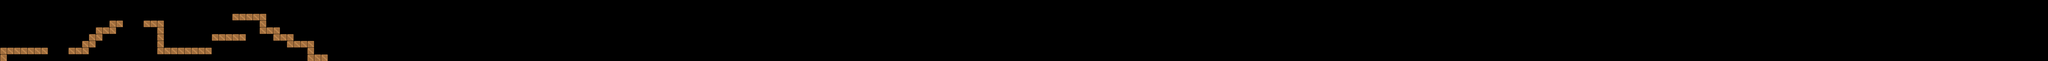

This is a level from a 2D game, rendered from its Tiled map with the project's own tilesets. A one-line summary and the complete map file follow:
An orthogonal 300x9 tile map with 70x70 px tiles, 1 tile layer (Tile Layer 1) and 18 objects (first).

<map version="1.8" tiledversion="1.8.4" orientation="orthogonal" renderorder="right-down" width="300" height="9" tilewidth="70" tileheight="70" infinite="0" nextlayerid="3" nextobjectid="50">
 <editorsettings>
  <export target="map5.js" format="js" />
 </editorsettings>
 <tileset firstgid="1" name="tiles_spritesheet" tilewidth="70" tileheight="70" tilecount="144" columns="12">
  <image source="tiles_spritesheet.png" width="852" height="856" />
 </tileset>
 <layer id="1" name="Tile Layer 1" width="300" height="9">
  <data encoding="csv">
0,0,0,0,0,0,0,0,0,0,0,0,0,0,0,0,0,0,0,0,0,0,0,0,0,0,0,0,0,0,0,0,0,0,0,0,0,0,0,0,0,0,0,0,0,0,0,0,0,0,0,0,0,0,0,0,0,0,0,0,0,0,0,0,0,0,0,0,0,0,0,0,0,0,0,0,0,0,0,0,0,0,0,0,0,0,0,0,0,0,0,0,0,0,0,0,0,0,0,0,0,0,0,0,0,0,0,0,0,0,0,0,0,0,0,0,0,0,0,0,0,0,0,0,0,0,0,0,0,0,0,0,0,0,0,0,0,0,0,0,0,0,0,0,0,0,0,0,0,0,0,0,0,0,0,0,0,0,0,0,0,0,0,0,0,0,0,0,0,0,0,0,0,0,0,0,0,0,0,0,0,0,0,0,0,0,0,0,0,0,0,0,0,0,0,0,0,0,0,0,0,0,0,0,0,0,0,0,0,0,0,0,0,0,0,0,0,0,0,0,0,0,0,0,0,0,0,0,0,0,0,0,0,0,0,0,0,0,0,0,0,0,0,0,0,0,0,0,0,0,0,0,0,0,0,0,0,0,0,0,0,0,0,0,0,0,0,0,0,0,0,0,0,0,0,0,0,0,0,0,0,0,0,0,0,0,0,0,0,0,0,0,0,0,0,0,0,0,0,0,
0,0,0,0,0,0,0,0,0,0,0,0,0,0,0,0,0,0,0,0,0,0,0,0,0,0,0,0,0,0,0,0,0,0,0,0,0,0,0,0,0,0,0,0,0,0,0,0,0,0,0,0,0,0,0,0,0,0,0,0,0,0,0,0,0,0,0,0,0,0,0,0,0,0,0,0,0,0,0,0,0,0,0,0,0,0,0,0,0,0,0,0,0,0,0,0,0,0,0,0,0,0,0,0,0,0,0,0,0,0,0,0,0,0,0,0,0,0,0,0,0,0,0,0,0,0,0,0,0,0,0,0,0,0,0,0,0,0,0,0,0,0,0,0,0,0,0,0,0,0,0,0,0,0,0,0,0,0,0,0,0,0,0,0,0,0,0,0,0,0,0,0,0,0,0,0,0,0,0,0,0,0,0,0,0,0,0,0,0,0,0,0,0,0,0,0,0,0,0,0,0,0,0,0,0,0,0,0,0,0,0,0,0,0,0,0,0,0,0,0,0,0,0,0,0,0,0,0,0,0,0,0,0,0,0,0,0,0,0,0,0,0,0,0,0,0,0,0,0,0,0,0,0,0,0,0,0,0,0,0,0,0,0,0,0,0,0,0,0,0,0,0,0,0,0,0,0,0,0,0,0,0,0,0,0,0,0,0,0,0,0,0,0,0,0,0,0,0,0,0,
0,0,0,0,0,0,0,0,0,0,0,0,0,0,0,0,0,0,0,0,0,0,0,0,0,0,0,0,0,0,0,0,0,0,40,40,40,40,40,0,0,0,0,0,0,0,0,0,0,0,0,0,0,0,0,0,0,0,0,0,0,0,0,0,0,0,0,0,0,0,0,0,0,0,0,0,0,0,0,0,0,0,0,0,0,0,0,0,0,0,0,0,0,0,0,0,0,0,0,0,0,0,0,0,0,0,0,0,0,0,0,0,0,0,0,0,0,0,0,0,0,0,0,0,0,0,0,0,0,0,0,0,0,0,0,0,0,0,0,0,0,0,0,0,0,0,0,0,0,0,0,0,0,0,0,0,0,0,0,0,0,0,0,0,0,0,0,0,0,0,0,0,0,0,0,0,0,0,0,0,0,0,0,0,0,0,0,0,0,0,0,0,0,0,0,0,0,0,0,0,0,0,0,0,0,0,0,0,0,0,0,0,0,0,0,0,0,0,0,0,0,0,0,0,0,0,0,0,0,0,0,0,0,0,0,0,0,0,0,0,0,0,0,0,0,0,0,0,0,0,0,0,0,0,0,0,0,0,0,0,0,0,0,0,0,0,0,0,0,0,0,0,0,0,0,0,0,0,0,0,0,0,0,0,0,0,0,0,0,0,0,0,0,0,0,0,0,0,0,0,
0,0,0,0,0,0,0,0,0,0,0,0,0,0,0,0,40,40,0,0,0,40,40,40,0,0,0,0,0,0,0,0,0,0,0,0,0,0,40,0,0,0,0,0,0,0,0,0,0,0,0,0,0,0,0,0,0,0,0,0,0,0,0,0,0,0,0,0,0,0,0,0,0,0,0,0,0,0,0,0,0,0,0,0,0,0,0,0,0,0,0,0,0,0,0,0,0,0,0,0,0,0,0,0,0,0,0,0,0,0,0,0,0,0,0,0,0,0,0,0,0,0,0,0,0,0,0,0,0,0,0,0,0,0,0,0,0,0,0,0,0,0,0,0,0,0,0,0,0,0,0,0,0,0,0,0,0,0,0,0,0,0,0,0,0,0,0,0,0,0,0,0,0,0,0,0,0,0,0,0,0,0,0,0,0,0,0,0,0,0,0,0,0,0,0,0,0,0,0,0,0,0,0,0,0,0,0,0,0,0,0,0,0,0,0,0,0,0,0,0,0,0,0,0,0,0,0,0,0,0,0,0,0,0,0,0,0,0,0,0,0,0,0,0,0,0,0,0,0,0,0,0,0,0,0,0,0,0,0,0,0,0,0,0,0,0,0,0,0,0,0,0,0,0,0,0,0,0,0,0,0,0,0,0,0,0,0,0,0,0,0,0,0,0,0,0,0,0,0,0,
0,0,0,0,0,0,0,0,0,0,0,0,0,0,40,40,40,0,0,0,0,0,0,40,0,0,0,0,0,0,0,0,0,0,0,0,0,0,40,40,40,0,0,0,0,0,0,0,0,0,0,0,0,0,0,0,0,0,0,0,0,0,0,0,0,0,0,0,0,0,0,0,0,0,0,0,0,0,0,0,0,0,0,0,0,0,0,0,0,0,0,0,0,0,0,0,0,0,0,0,0,0,0,0,0,0,0,0,0,0,0,0,0,0,0,0,0,0,0,0,0,0,0,0,0,0,0,0,0,0,0,0,0,0,0,0,0,0,0,0,0,0,0,0,0,0,0,0,0,0,0,0,0,0,0,0,0,0,0,0,0,0,0,0,0,0,0,0,0,0,0,0,0,0,0,0,0,0,0,0,0,0,0,0,0,0,0,0,0,0,0,0,0,0,0,0,0,0,0,0,0,0,0,0,0,0,0,0,0,0,0,0,0,0,0,0,0,0,0,0,0,0,0,0,0,0,0,0,0,0,0,0,0,0,0,0,0,0,0,0,0,0,0,0,0,0,0,0,0,0,0,0,0,0,0,0,0,0,0,0,0,0,0,0,0,0,0,0,0,0,0,0,0,0,0,0,0,0,0,0,0,0,0,0,0,0,0,0,0,0,0,0,0,0,0,0,0,0,0,0,
0,0,0,0,0,0,0,0,0,0,0,0,0,40,40,0,0,0,0,0,0,0,0,40,0,0,0,0,0,0,0,40,40,40,40,40,0,0,0,0,40,40,40,0,0,0,0,0,0,0,0,0,0,0,0,0,0,0,0,0,0,0,0,0,0,0,0,0,0,0,0,0,0,0,0,0,0,0,0,0,0,0,0,0,0,0,0,0,0,0,0,0,0,0,0,0,0,0,0,0,0,0,0,0,0,0,0,0,0,0,0,0,0,0,0,0,0,0,0,0,0,0,0,0,0,0,0,0,0,0,0,0,0,0,0,0,0,0,0,0,0,0,0,0,0,0,0,0,0,0,0,0,0,0,0,0,0,0,0,0,0,0,0,0,0,0,0,0,0,0,0,0,0,0,0,0,0,0,0,0,0,0,0,0,0,0,0,0,0,0,0,0,0,0,0,0,0,0,0,0,0,0,0,0,0,0,0,0,0,0,0,0,0,0,0,0,0,0,0,0,0,0,0,0,0,0,0,0,0,0,0,0,0,0,0,0,0,0,0,0,0,0,0,0,0,0,0,0,0,0,0,0,0,0,0,0,0,0,0,0,0,0,0,0,0,0,0,0,0,0,0,0,0,0,0,0,0,0,0,0,0,0,0,0,0,0,0,0,0,0,0,0,0,0,0,0,0,0,0,0,
0,0,0,0,0,0,0,0,0,0,0,0,40,40,0,0,0,0,0,0,0,0,0,40,0,0,0,0,0,0,0,0,0,0,0,0,0,0,0,0,0,0,40,40,40,40,0,0,0,0,0,0,0,0,0,0,0,0,0,0,0,0,0,0,0,0,0,0,0,0,0,0,0,0,0,0,0,0,0,0,0,0,0,0,0,0,0,0,0,0,0,0,0,0,0,0,0,0,0,0,0,0,0,0,0,0,0,0,0,0,0,0,0,0,0,0,0,0,0,0,0,0,0,0,0,0,0,0,0,0,0,0,0,0,0,0,0,0,0,0,0,0,0,0,0,0,0,0,0,0,0,0,0,0,0,0,0,0,0,0,0,0,0,0,0,0,0,0,0,0,0,0,0,0,0,0,0,0,0,0,0,0,0,0,0,0,0,0,0,0,0,0,0,0,0,0,0,0,0,0,0,0,0,0,0,0,0,0,0,0,0,0,0,0,0,0,0,0,0,0,0,0,0,0,0,0,0,0,0,0,0,0,0,0,0,0,0,0,0,0,0,0,0,0,0,0,0,0,0,0,0,0,0,0,0,0,0,0,0,0,0,0,0,0,0,0,0,0,0,0,0,0,0,0,0,0,0,0,0,0,0,0,0,0,0,0,0,0,0,0,0,0,0,0,0,0,0,0,0,0,
40,40,40,40,40,40,40,0,0,0,40,40,40,0,0,0,0,0,0,0,0,0,0,40,40,40,40,40,40,40,40,0,0,0,0,0,0,0,0,0,0,0,0,0,0,40,0,0,0,0,0,0,0,0,0,0,0,0,0,0,0,0,0,0,0,0,0,0,0,0,0,0,0,0,0,0,0,0,0,0,0,0,0,0,0,0,0,0,0,0,0,0,0,0,0,0,0,0,0,0,0,0,0,0,0,0,0,0,0,0,0,0,0,0,0,0,0,0,0,0,0,0,0,0,0,0,0,0,0,0,0,0,0,0,0,0,0,0,0,0,0,0,0,0,0,0,0,0,0,0,0,0,0,0,0,0,0,0,0,0,0,0,0,0,0,0,0,0,0,0,0,0,0,0,0,0,0,0,0,0,0,0,0,0,0,0,0,0,0,0,0,0,0,0,0,0,0,0,0,0,0,0,0,0,0,0,0,0,0,0,0,0,0,0,0,0,0,0,0,0,0,0,0,0,0,0,0,0,0,0,0,0,0,0,0,0,0,0,0,0,0,0,0,0,0,0,0,0,0,0,0,0,0,0,0,0,0,0,0,0,0,0,0,0,0,0,0,0,0,0,0,0,0,0,0,0,0,0,0,0,0,0,0,0,0,0,0,0,0,0,0,0,0,0,0,0,0,0,0,0,
40,0,0,0,0,0,0,0,0,0,0,0,0,0,0,0,0,0,0,0,0,0,0,0,0,0,0,0,0,0,0,0,0,0,0,0,0,0,0,0,0,0,0,0,0,40,40,40,0,0,0,0,0,0,0,0,0,0,0,0,0,0,0,0,0,0,0,0,0,0,0,0,0,0,0,0,0,0,0,0,0,0,0,0,0,0,0,0,0,0,0,0,0,0,0,0,0,0,0,0,0,0,0,0,0,0,0,0,0,0,0,0,0,0,0,0,0,0,0,0,0,0,0,0,0,0,0,0,0,0,0,0,0,0,0,0,0,0,0,0,0,0,0,0,0,0,0,0,0,0,0,0,0,0,0,0,0,0,0,0,0,0,0,0,0,0,0,0,0,0,0,0,0,0,0,0,0,0,0,0,0,0,0,0,0,0,0,0,0,0,0,0,0,0,0,0,0,0,0,0,0,0,0,0,0,0,0,0,0,0,0,0,0,0,0,0,0,0,0,0,0,0,0,0,0,0,0,0,0,0,0,0,0,0,0,0,0,0,0,0,0,0,0,0,0,0,0,0,0,0,0,0,0,0,0,0,0,0,0,0,0,0,0,0,0,0,0,0,0,0,0,0,0,0,0,0,0,0,0,0,0,0,0,0,0,0,0,0,0,0,0,0,0,0,0,0,0,0,0,0
</data>
 </layer>
 <objectgroup id="2" name="platform">
  <object id="1" name="first" x="0" y="490" width="490" height="70" />
  <object id="29" x="700" y="490" width="280" height="70" />
  <object id="30" x="840" y="420" width="140" height="70" />
  <object id="31" x="910" y="350" width="140" height="70" />
  <object id="32" x="980" y="280" width="210" height="70" />
  <object id="33" x="1120" y="210" width="140" height="70" />
  <object id="34" x="1470" y="210" width="210" height="70" />
  <object id="35" x="1610" y="280" width="70" height="280" />
  <object id="36" x="1680" y="490" width="560" height="70" />
  <object id="37" x="2170" y="350" width="350" height="70" />
  <object id="38" x="2380" y="140" width="350" height="70" />
  <object id="39" x="2660" y="210" width="70" height="140" />
  <object id="40" x="2730" y="280" width="140" height="70" />
  <object id="41" x="2800" y="350" width="210" height="70" />
  <object id="42" x="2940" y="420" width="280" height="70" />
  <object id="43" x="3150" y="490" width="70" height="140" />
  <object id="44" x="3220" y="560" width="140" height="70" />
  <object id="48" x="2170" y="420" width="70" height="140" />
 </objectgroup>
</map>
